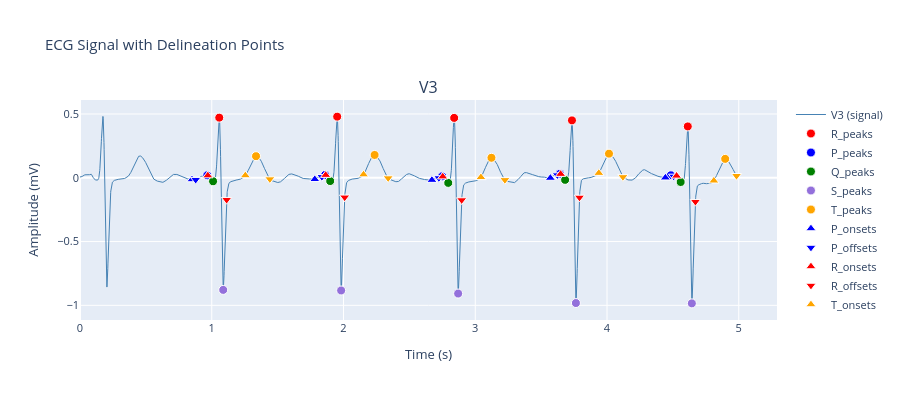

The cell this chart's notebook holds for it:
### Code cell
import ECG.api as api
from delineators import NeuroKitDelineator

nk_delineator = NeuroKitDelineator(staff_channel_names)
cleaned_signal, NK_QRS_features = nk_delineator.delineate(staff_signal, staff_sampling_rate)
# display(NK_QRS_features[2])
visualizer = DebugVisualizer(cleaned_signal, NK_QRS_features, staff_sampling_rate, staff_channel_names)
visualizer.show(channel_indices=[2])

### Figure 1 — Plotly figure (JSON) as saved in the notebook; plotly's stock layout.template omitted (floating-point values rounded to 4 significant figures; data arrays with more than 128 entries replaced by an {"elided": "..."} marker saying what was removed)
{"data": [{"hovertemplate": "<b>Signal</b><br>Time: %{x:.3f}s<br>Amplitude: %{y:.3f}<extra></extra>", "line": {"color": "steelblue", "width": 1}, "mode": "lines", "name": "V3 (signal)", "type": "scatter", "x": {"elided": "5000 float values"}, "xaxis": "x", "y": {"elided": "5000 float values"}, "yaxis": "y"}, {"hovertemplate": "<b>R_peaks</b><br>Time: %{x:.3f}s<br>Amplitude: %{y:.3f}<extra></extra>", "marker": {"color": "red", "line": {"color": "white", "width": 1}, "size": 9, "symbol": "circle"}, "mode": "markers", "name": "R_peaks", "type": "scatter", "x": [1.057, 1.952, 2.84, 3.734, 4.613], "xaxis": "x", "y": [0.4714, 0.4794, 0.4693, 0.4499, 0.4025], "yaxis": "y"}, {"hovertemplate": "<b>P_peaks</b><br>Time: %{x:.3f}s<br>Amplitude: %{y:.3f}<extra></extra>", "marker": {"color": "blue", "line": {"color": "white", "width": 1}, "size": 9, "symbol": "circle"}, "mode": "markers", "name": "P_peaks", "type": "scatter", "x": [0.966, 1.861, 2.749, 3.643, 4.485], "xaxis": "x", "y": [0.01911, 0.02256, 0.01111, 0.03131, 0.01936], "yaxis": "y"}, {"hovertemplate": "<b>Q_peaks</b><br>Time: %{x:.3f}s<br>Amplitude: %{y:.3f}<extra></extra>", "marker": {"color": "green", "line": {"color": "white", "width": 1}, "size": 9, "symbol": "circle"}, "mode": "markers", "name": "Q_peaks", "type": "scatter", "x": [1.01, 1.899, 2.795, 3.682, 4.559], "xaxis": "x", "y": [-0.02755, -0.02557, -0.03998, -0.0163, -0.0331], "yaxis": "y"}, {"hovertemplate": "<b>S_peaks</b><br>Time: %{x:.3f}s<br>Amplitude: %{y:.3f}<extra></extra>", "marker": {"color": "mediumpurple", "line": {"color": "white", "width": 1}, "size": 9, "symbol": "circle"}, "mode": "markers", "name": "S_peaks", "type": "scatter", "x": [1.087, 1.982, 2.87, 3.764, 4.644], "xaxis": "x", "y": [-0.8789, -0.8835, -0.9075, -0.9819, -0.9846], "yaxis": "y"}, {"hovertemplate": "<b>T_peaks</b><br>Time: %{x:.3f}s<br>Amplitude: %{y:.3f}<extra></extra>", "marker": {"color": "orange", "line": {"color": "white", "width": 1}, "size": 9, "symbol": "circle"}, "mode": "markers", "name": "T_peaks", "type": "scatter", "x": [1.336, 2.236, 3.123, 4.015, 4.897], "xaxis": "x", "y": [0.1692, 0.1788, 0.1567, 0.1891, 0.1483], "yaxis": "y"}, {"hovertemplate": "<b>P_onsets</b><br>Time: %{x:.3f}s<br>Amplitude: %{y:.3f}<extra></extra>", "marker": {"color": "blue", "line": {"color": "white", "width": 1}, "size": 9, "symbol": "triangle-up"}, "mode": "markers", "name": "P_onsets", "type": "scatter", "x": [0.85, 1.782, 2.671, 3.57, 4.443], "xaxis": "x", "y": [-0.01334, -0.01202, -0.01825, -0.001939, 0.0005365], "yaxis": "y"}, {"hovertemplate": "<b>P_offsets</b><br>Time: %{x:.3f}s<br>Amplitude: %{y:.3f}<extra></extra>", "marker": {"color": "blue", "line": {"color": "white", "width": 1}, "size": 9, "symbol": "triangle-down"}, "mode": "markers", "name": "P_offsets", "type": "scatter", "x": [0.878, 1.836, 2.724, 3.623, 4.506], "xaxis": "x", "y": [-0.01476, 0.00745, -0.001635, 0.02123, 0.01067], "yaxis": "y"}, {"hovertemplate": "<b>R_onsets</b><br>Time: %{x:.3f}s<br>Amplitude: %{y:.3f}<extra></extra>", "marker": {"color": "red", "line": {"color": "white", "width": 1}, "size": 9, "symbol": "triangle-up"}, "mode": "markers", "name": "R_onsets", "type": "scatter", "x": [0.97, 1.865, 2.753, 3.648, 4.528], "xaxis": "x", "y": [0.01718, 0.02083, 0.008748, 0.02873, 0.01483], "yaxis": "y"}, {"hovertemplate": "<b>R_offsets</b><br>Time: %{x:.3f}s<br>Amplitude: %{y:.3f}<extra></extra>", "marker": {"color": "red", "line": {"color": "white", "width": 1}, "size": 9, "symbol": "triangle-down"}, "mode": "markers", "name": "R_offsets", "type": "scatter", "x": [1.113, 2.009, 2.897, 3.791, 4.671], "xaxis": "x", "y": [-0.1718, -0.1531, -0.1744, -0.1541, -0.1875], "yaxis": "y"}, {"hovertemplate": "<b>T_onsets</b><br>Time: %{x:.3f}s<br>Amplitude: %{y:.3f}<extra></extra>", "marker": {"color": "orange", "line": {"color": "white", "width": 1}, "size": 9, "symbol": "triangle-up"}, "mode": "markers", "name": "T_onsets", "type": "scatter", "x": [1.255, 2.152, 3.043, 3.938, 4.811], "xaxis": "x", "y": [0.01796, 0.0247, 0.003313, 0.03657, -0.02354], "yaxis": "y"}, {"hovertemplate": "<b>T_offsets</b><br>Time: %{x:.3f}s<br>Amplitude: %{y:.3f}<extra></extra>", "marker": {"color": "orange", "line": {"color": "white", "width": 1}, "size": 9, "symbol": "triangle-down"}, "mode": "markers", "name": "T_offsets", "type": "scatter", "x": [1.441, 2.339, 3.225, 4.121, 4.983], "xaxis": "x", "y": [-0.01033, -0.002124, -0.0165, 0.006695, 0.01583], "yaxis": "y"}], "layout": {"annotations": [{"font": {"size": 16}, "showarrow": false, "text": "V3", "x": 0.5, "xanchor": "center", "xref": "paper", "y": 1, "yanchor": "bottom", "yref": "paper"}], "font": {"size": 11}, "height": 400, "hovermode": "x unified", "title": {"text": "ECG Signal with Delineation Points"}, "xaxis": {"anchor": "y", "domain": [0, 1], "title": {"text": "Time (s)"}}, "yaxis": {"anchor": "x", "domain": [0, 1], "title": {"text": "Amplitude (mV)"}}}}
